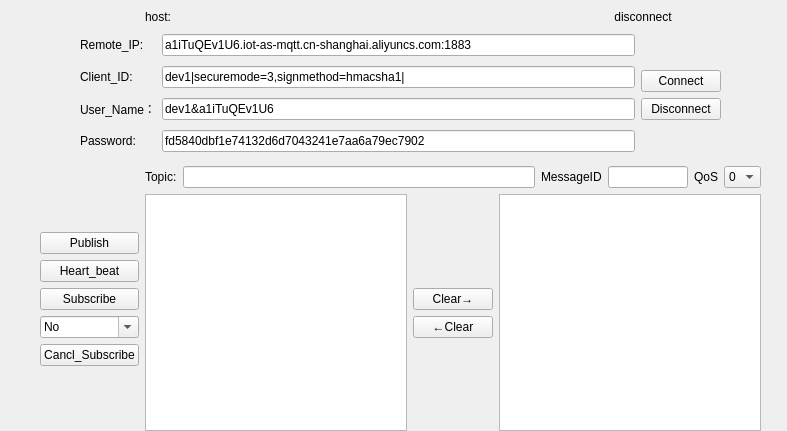
<?xml version="1.0" encoding="UTF-8"?>
<ui version="4.0">
 <class>Form</class>
 <widget class="QWidget" name="Form">
  <property name="geometry">
   <rect>
    <x>0</x>
    <y>0</y>
    <width>787</width>
    <height>431</height>
   </rect>
  </property>
  <property name="windowTitle">
   <string>Form</string>
  </property>
  <widget class="QWidget" name="widget" native="true">
   <property name="geometry">
    <rect>
     <x>40</x>
     <y>10</y>
     <width>721</width>
     <height>421</height>
    </rect>
   </property>
   <layout class="QVBoxLayout" name="verticalLayout_6">
    <item>
     <layout class="QHBoxLayout" name="horizontalLayout_6">
      <item>
       <widget class="QLabel" name="Host_label">
        <property name="text">
         <string>host:</string>
        </property>
        <property name="alignment">
         <set>Qt::AlignCenter</set>
        </property>
       </widget>
      </item>
      <item>
       <widget class="QLabel" name="Host_IP_label">
        <property name="text">
         <string/>
        </property>
        <property name="alignment">
         <set>Qt::AlignCenter</set>
        </property>
       </widget>
      </item>
      <item>
       <widget class="QLabel" name="Connect_label">
        <property name="text">
         <string>disconnect</string>
        </property>
        <property name="alignment">
         <set>Qt::AlignCenter</set>
        </property>
       </widget>
      </item>
     </layout>
    </item>
    <item>
     <layout class="QHBoxLayout" name="horizontalLayout_5">
      <item>
       <spacer name="horizontalSpacer">
        <property name="orientation">
         <enum>Qt::Horizontal</enum>
        </property>
        <property name="sizeType">
         <enum>QSizePolicy::Preferred</enum>
        </property>
        <property name="sizeHint" stdset="0">
         <size>
          <width>40</width>
          <height>20</height>
         </size>
        </property>
       </spacer>
      </item>
      <item>
       <layout class="QHBoxLayout" name="horizontalLayout_3">
        <item>
         <layout class="QGridLayout" name="gridLayout">
          <item row="0" column="0">
           <widget class="QLabel" name="Remote_IP_label">
            <property name="text">
             <string>Remote_IP:</string>
            </property>
           </widget>
          </item>
          <item row="0" column="1">
           <widget class="QLineEdit" name="Remote_IP_lineEdit">
            <property name="inputMask">
             <string/>
            </property>
            <property name="text">
             <string>a1iTuQEv1U6.iot-as-mqtt.cn-shanghai.aliyuncs.com:1883</string>
            </property>
           </widget>
          </item>
          <item row="1" column="0">
           <widget class="QLabel" name="Client_ID_label">
            <property name="text">
             <string>Client_ID:</string>
            </property>
           </widget>
          </item>
          <item row="1" column="1">
           <widget class="QLineEdit" name="Client_ID_lineEdit">
            <property name="text">
             <string>dev1|securemode=3,signmethod=hmacsha1|</string>
            </property>
           </widget>
          </item>
          <item row="2" column="0">
           <widget class="QLabel" name="User_Name_label">
            <property name="text">
             <string>User_Name：</string>
            </property>
           </widget>
          </item>
          <item row="2" column="1">
           <widget class="QLineEdit" name="User_Name_lineEdit">
            <property name="text">
             <string>dev1&amp;a1iTuQEv1U6</string>
            </property>
           </widget>
          </item>
          <item row="3" column="0">
           <widget class="QLabel" name="Password_label">
            <property name="text">
             <string>Password:</string>
            </property>
           </widget>
          </item>
          <item row="3" column="1">
           <widget class="QLineEdit" name="Password_lineEdit">
            <property name="text">
             <string>fd5840dbf1e74132d6d7043241e7aa6a79ec7902</string>
            </property>
           </widget>
          </item>
         </layout>
        </item>
        <item>
         <layout class="QVBoxLayout" name="verticalLayout_4">
          <item>
           <spacer name="verticalSpacer_4">
            <property name="orientation">
             <enum>Qt::Vertical</enum>
            </property>
            <property name="sizeType">
             <enum>QSizePolicy::Preferred</enum>
            </property>
            <property name="sizeHint" stdset="0">
             <size>
              <width>20</width>
              <height>40</height>
             </size>
            </property>
           </spacer>
          </item>
          <item>
           <widget class="QPushButton" name="Connect_pushButton">
            <property name="text">
             <string>Connect</string>
            </property>
           </widget>
          </item>
          <item>
           <widget class="QPushButton" name="Disconnect_pushButton">
            <property name="text">
             <string>Disconnect</string>
            </property>
           </widget>
          </item>
          <item>
           <spacer name="verticalSpacer_3">
            <property name="orientation">
             <enum>Qt::Vertical</enum>
            </property>
            <property name="sizeType">
             <enum>QSizePolicy::Preferred</enum>
            </property>
            <property name="sizeHint" stdset="0">
             <size>
              <width>20</width>
              <height>40</height>
             </size>
            </property>
           </spacer>
          </item>
         </layout>
        </item>
       </layout>
      </item>
      <item>
       <spacer name="horizontalSpacer_2">
        <property name="orientation">
         <enum>Qt::Horizontal</enum>
        </property>
        <property name="sizeType">
         <enum>QSizePolicy::Preferred</enum>
        </property>
        <property name="sizeHint" stdset="0">
         <size>
          <width>40</width>
          <height>20</height>
         </size>
        </property>
       </spacer>
      </item>
     </layout>
    </item>
    <item>
     <layout class="QHBoxLayout" name="horizontalLayout_4">
      <item>
       <layout class="QVBoxLayout" name="verticalLayout_5">
        <item>
         <spacer name="verticalSpacer_5">
          <property name="orientation">
           <enum>Qt::Vertical</enum>
          </property>
          <property name="sizeHint" stdset="0">
           <size>
            <width>20</width>
            <height>40</height>
           </size>
          </property>
         </spacer>
        </item>
        <item>
         <widget class="QPushButton" name="Publish_pushButton">
          <property name="text">
           <string>Publish</string>
          </property>
         </widget>
        </item>
        <item>
         <widget class="QPushButton" name="Heart_beat_pushButton">
          <property name="text">
           <string>Heart_beat</string>
          </property>
         </widget>
        </item>
        <item>
         <widget class="QPushButton" name="Subscribe_pushButton">
          <property name="text">
           <string>Subscribe</string>
          </property>
         </widget>
        </item>
        <item>
         <widget class="QComboBox" name="Heart_Interval_comboBox">
          <property name="editable">
           <bool>true</bool>
          </property>
          <property name="currentIndex">
           <number>0</number>
          </property>
          <property name="frame">
           <bool>true</bool>
          </property>
          <item>
           <property name="text">
            <string>No</string>
           </property>
          </item>
          <item>
           <property name="text">
            <string>10</string>
           </property>
          </item>
          <item>
           <property name="text">
            <string>20</string>
           </property>
          </item>
          <item>
           <property name="text">
            <string>50</string>
           </property>
          </item>
          <item>
           <property name="text">
            <string>100</string>
           </property>
          </item>
         </widget>
        </item>
        <item>
         <widget class="QPushButton" name="Cancl_Subscribe_pushButton">
          <property name="text">
           <string>Cancl_Subscribe</string>
          </property>
         </widget>
        </item>
        <item>
         <spacer name="verticalSpacer_6">
          <property name="orientation">
           <enum>Qt::Vertical</enum>
          </property>
          <property name="sizeHint" stdset="0">
           <size>
            <width>20</width>
            <height>40</height>
           </size>
          </property>
         </spacer>
        </item>
       </layout>
      </item>
      <item>
       <layout class="QVBoxLayout" name="verticalLayout_3">
        <item>
         <layout class="QHBoxLayout" name="horizontalLayout">
          <item>
           <widget class="QLabel" name="Topic_label">
            <property name="sizePolicy">
             <sizepolicy hsizetype="Preferred" vsizetype="Preferred">
              <horstretch>0</horstretch>
              <verstretch>0</verstretch>
             </sizepolicy>
            </property>
            <property name="text">
             <string>Topic:</string>
            </property>
           </widget>
          </item>
          <item>
           <widget class="QLineEdit" name="Topic_lineEdit"/>
          </item>
          <item>
           <widget class="QLabel" name="Message_ID_label">
            <property name="text">
             <string>MessageID</string>
            </property>
           </widget>
          </item>
          <item>
           <widget class="QLineEdit" name="Message_ID_lineEdit">
            <property name="sizePolicy">
             <sizepolicy hsizetype="Preferred" vsizetype="Fixed">
              <horstretch>0</horstretch>
              <verstretch>0</verstretch>
             </sizepolicy>
            </property>
            <property name="maximumSize">
             <size>
              <width>80</width>
              <height>16777215</height>
             </size>
            </property>
            <property name="cursor">
             <cursorShape>IBeamCursor</cursorShape>
            </property>
            <property name="alignment">
             <set>Qt::AlignCenter</set>
            </property>
           </widget>
          </item>
          <item>
           <widget class="QLabel" name="QoS_label">
            <property name="text">
             <string>QoS</string>
            </property>
           </widget>
          </item>
          <item>
           <widget class="QComboBox" name="QoS_comboBox">
            <property name="maximumSize">
             <size>
              <width>40</width>
              <height>16777215</height>
             </size>
            </property>
            <property name="palette">
             <palette>
              <active>
               <colorrole role="WindowText">
                <brush brushstyle="SolidPattern">
                 <color alpha="255">
                  <red>0</red>
                  <green>0</green>
                  <blue>0</blue>
                 </color>
                </brush>
               </colorrole>
               <colorrole role="Light">
                <brush brushstyle="SolidPattern">
                 <color alpha="255">
                  <red>255</red>
                  <green>255</green>
                  <blue>255</blue>
                 </color>
                </brush>
               </colorrole>
              </active>
              <inactive>
               <colorrole role="WindowText">
                <brush brushstyle="SolidPattern">
                 <color alpha="255">
                  <red>0</red>
                  <green>0</green>
                  <blue>0</blue>
                 </color>
                </brush>
               </colorrole>
               <colorrole role="Light">
                <brush brushstyle="SolidPattern">
                 <color alpha="255">
                  <red>255</red>
                  <green>255</green>
                  <blue>255</blue>
                 </color>
                </brush>
               </colorrole>
              </inactive>
              <disabled>
               <colorrole role="WindowText">
                <brush brushstyle="SolidPattern">
                 <color alpha="255">
                  <red>120</red>
                  <green>120</green>
                  <blue>120</blue>
                 </color>
                </brush>
               </colorrole>
               <colorrole role="Light">
                <brush brushstyle="SolidPattern">
                 <color alpha="255">
                  <red>255</red>
                  <green>255</green>
                  <blue>255</blue>
                 </color>
                </brush>
               </colorrole>
              </disabled>
             </palette>
            </property>
            <property name="mouseTracking">
             <bool>false</bool>
            </property>
            <property name="editable">
             <bool>false</bool>
            </property>
            <item>
             <property name="text">
              <string>0</string>
             </property>
            </item>
            <item>
             <property name="text">
              <string>1</string>
             </property>
            </item>
            <item>
             <property name="text">
              <string>2</string>
             </property>
            </item>
            <item>
             <property name="text">
              <string>3</string>
             </property>
            </item>
           </widget>
          </item>
         </layout>
        </item>
        <item>
         <layout class="QHBoxLayout" name="horizontalLayout_2">
          <item>
           <widget class="QTextEdit" name="Send_textEdit"/>
          </item>
          <item>
           <layout class="QVBoxLayout" name="verticalLayout_2">
            <item>
             <spacer name="verticalSpacer">
              <property name="orientation">
               <enum>Qt::Vertical</enum>
              </property>
              <property name="sizeHint" stdset="0">
               <size>
                <width>20</width>
                <height>40</height>
               </size>
              </property>
             </spacer>
            </item>
            <item>
             <layout class="QVBoxLayout" name="verticalLayout">
              <item>
               <widget class="QPushButton" name="Clear_Recv_pushButton">
                <property name="text">
                 <string>Clear→</string>
                </property>
               </widget>
              </item>
              <item>
               <widget class="QPushButton" name="Clear_Send_pushButton">
                <property name="text">
                 <string>←Clear</string>
                </property>
               </widget>
              </item>
             </layout>
            </item>
            <item>
             <spacer name="verticalSpacer_2">
              <property name="orientation">
               <enum>Qt::Vertical</enum>
              </property>
              <property name="sizeHint" stdset="0">
               <size>
                <width>20</width>
                <height>40</height>
               </size>
              </property>
             </spacer>
            </item>
           </layout>
          </item>
          <item>
           <widget class="QTextEdit" name="Receive_textEdit"/>
          </item>
         </layout>
        </item>
       </layout>
      </item>
     </layout>
    </item>
   </layout>
  </widget>
 </widget>
 <resources/>
 <connections>
  <connection>
   <sender>Clear_Recv_pushButton</sender>
   <signal>clicked()</signal>
   <receiver>Receive_textEdit</receiver>
   <slot>clear()</slot>
   <hints>
    <hint type="sourcelabel">
     <x>447</x>
     <y>308</y>
    </hint>
    <hint type="destinationlabel">
     <x>620</x>
     <y>322</y>
    </hint>
   </hints>
  </connection>
  <connection>
   <sender>Clear_Send_pushButton</sender>
   <signal>clicked()</signal>
   <receiver>Send_textEdit</receiver>
   <slot>clear()</slot>
   <hints>
    <hint type="sourcelabel">
     <x>447</x>
     <y>337</y>
    </hint>
    <hint type="destinationlabel">
     <x>273</x>
     <y>322</y>
    </hint>
   </hints>
  </connection>
 </connections>
</ui>
